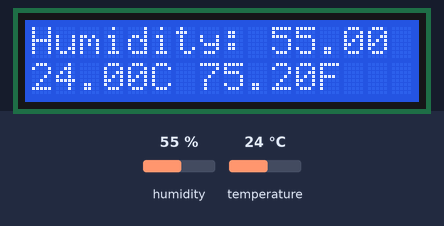
Bench run of a sketch on a simulated Arduino Uno, built with avr-gcc and run on an emulated ATmega328P. Shown: 16×2 character LCD. The inputs (shaded band) are chosen by the test bench; at power-on: humidity 55 %, temperature 24 °C. What the sketch prints to the serial monitor is not drawn.

Above: at 2.7 s.
2.8 s: humidity set to 22 %
At 5.4 s:
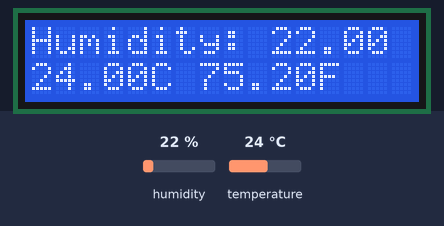
5.8 s: temperature set to 12 °C
At 7.1 s:
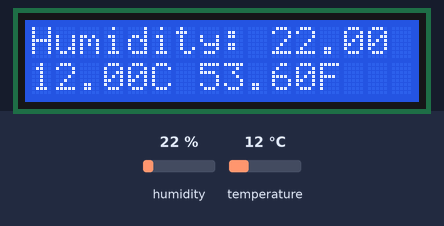
12.2 s: humidity set to 40 %
At 13.5 s:
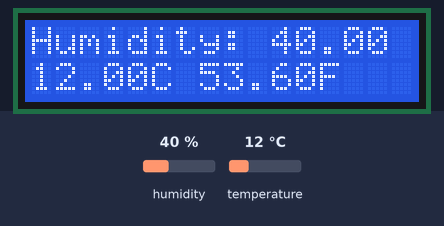
15.2 s: temperature set to 19 °C
At 16.9 s:
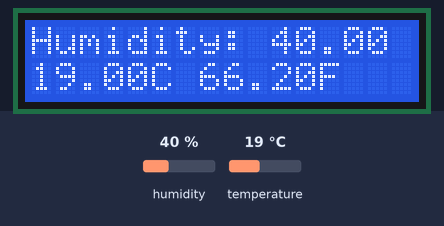
Timing chart, 0 to 18.4 s (numbered marks = the images above; inputs shaded):
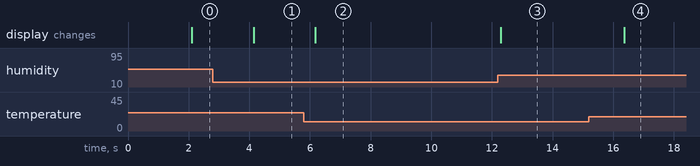

The sketch:

temp_to_lcd.ino
```cpp
/*********************

Example code for the Adafruit RGB Character LCD Shield and Library

This code displays text on the shield, and also reads the buttons on the keypad.
When a button is pressed, the backlight changes color.

**********************/

// include the library code:
#include <Wire.h>
#include <Adafruit_RGBLCDShield.h>
#include <utility/Adafruit_MCP23017.h>
#include "DHT.h"

#define DHTPIN 7     // what digital pin we're connected to

// Uncomment whatever type you're using!
//#define DHTTYPE DHT11   // DHT 11
#define DHTTYPE DHT22   // DHT 22  (AM2302), AM2321


// The shield uses the I2C SCL and SDA pins. On classic Arduinos
// this is Analog 4 and 5 so you can't use those for analogRead() anymore
// However, you can connect other I2C sensors to the I2C bus and share
// the I2C bus.
Adafruit_RGBLCDShield lcd = Adafruit_RGBLCDShield();

DHT dht(DHTPIN, DHTTYPE);

void setup() {
  // Debugging output
  Serial.begin(9600);
  // set up the LCD's number of columns and rows:
  lcd.begin(16, 2);

}

uint8_t i=0;
void loop() {
  delay(2000);

  // Reading temperature or humidity takes about 250 milliseconds!
  // Sensor readings may also be up to 2 seconds 'old' (its a very slow sensor)
  float h = dht.readHumidity();
  // Read temperature as Celsius (the default)
  float t = dht.readTemperature();
  // Read temperature as Fahrenheit (isFahrenheit = true)
  float f = dht.readTemperature(true);

  // Check if any reads failed and exit early (to try again).
  if (isnan(h) || isnan(t) || isnan(f)) {
    Serial.println("Failed to read from DHT sensor!");
    Serial.println(h);
    Serial.println(t);
    Serial.println(f);
    return;
  }

  // Compute heat index in Fahrenheit (the default)
  float hif = dht.computeHeatIndex(f, h);
  // Compute heat index in Celsius (isFahreheit = false)
  float hic = dht.computeHeatIndex(t, h, false);

  lcd.clear();
  lcd.setCursor(0,0);
  lcd.print("Humidity: ");
  lcd.print(h);
  lcd.setCursor(0,1);
  lcd.print(t);
  lcd.print("C ");
  lcd.print(f);
  lcd.print("F");
  Serial.print("Heat index: ");
  Serial.print(hic);
  Serial.print(" *C ");
  Serial.print(hif);
  Serial.println(" *F");
  //uint8_t buttons = lcd.readButtons();

//  if (buttons) {
//    lcd.clear();
//    lcd.setCursor(0,0);
//    if (buttons & BUTTON_UP) {
//      lcd.print("UP ");
//    }
//    if (buttons & BUTTON_DOWN) {
//      lcd.print("DOWN ");
//    }
//    if (buttons & BUTTON_LEFT) {
//      lcd.print("LEFT ");
//    }
//    if (buttons & BUTTON_RIGHT) {
//      lcd.print("RIGHT ");
//    }
//    if (buttons & BUTTON_SELECT) {
//      lcd.print("SELECT ");
//    }
//  }
}
```

Measured:
- after the input at 2.8 s, the display: changes after 1.3 s (image 1)
- after the input at 5.8 s, the display: changes after 0.38 s (image 2)
- after the input at 12.2 s, the display: changes after 0.09 s (image 3)
- after the input at 15.2 s, the display: changes after 1.2 s (image 4)
